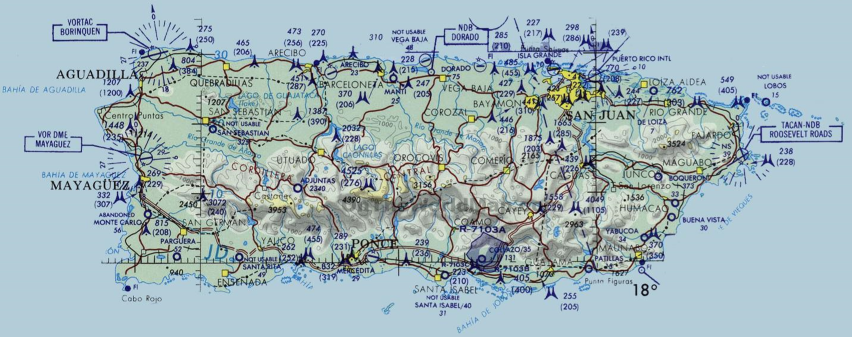
#> input picture MCM2019/pic.png, 1703 x 674 px (shown at 1/2 size)
$ python grid_roadfill.py
#> lines starting #> are read from the running program, lines starting #| are printed output that depends on the picture; after the words box and inside, x2 and y2 are one past the last pixel; in counts of white or black regions, pixels touching at a corner belong together
### MCM2019/grid.py
import cv2
import numpy as np
import math
img = cv2.imread('pic.png', cv2.IMREAD_COLOR)
#> img is the input picture: shape (674, 1703, 3); mean B, G, R 187.5, 181.7, 161.8
hsv = cv2.cvtColor(img, cv2.COLOR_BGR2HSV)
#> hsv: shape (674, 1703, 3); mean H, S, V 88, 46.9, 192.5

xcenter,ycenter=(525,401)
dx,dy=(70,66)
xrange=(-6,1)
yrange=(-3,17)

scale=1
dx=math.floor(dx/scale)
dy=math.floor(dy/scale)
xrange=tuple([xr*scale for xr in xrange])
yrange=tuple([yr*scale for yr in yrange])

#画中心
img[xcenter,ycenter,:]=[0,0,255]
#> img: shape (674, 1703, 3); under 0.01% of pixels changed, all inside (x1, y1, x2, y2) = (401, 525, 402, 526)
img[xcenter,:,:]=[0,0,255]
img[:,ycenter,:]=[0,0,255]

#画x方向网格
img[xcenter+dx*xrange[0]:xcenter:dx,:,:]=[0,0,255]
img[xcenter:xcenter+dx*xrange[1]+dx:dx,:,:]=[0,0,255]

#画y方向网格
img[:,ycenter+dy*yrange[0]:ycenter:dy,:]=[0,0,255]
img[:,ycenter:ycenter+dy*yrange[1]+dy:dy,:]=[0,0,255]
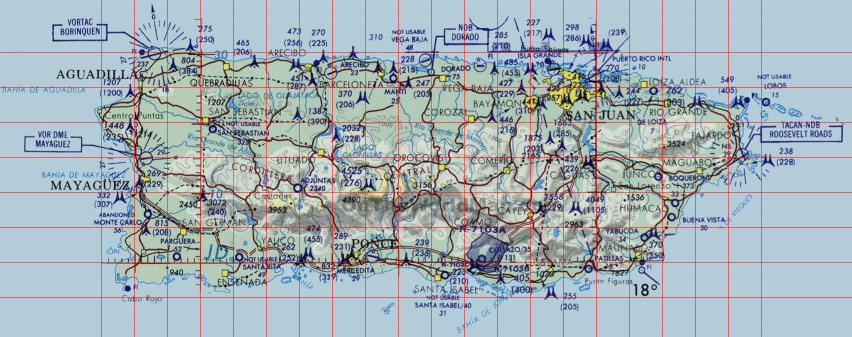
#> img: shape (674, 1703, 3) (shown at 1/2 size); mean B, G, R 183.2, 177.5, 164.2

#cv2.imshow('hhh',img)
cv2.imwrite('grid.png',img)

### MCM2019/grid_roadfill.py
import cv2
import numpy as np
from grid import xcenter,ycenter,dx,dy,xrange,yrange,img

img=img[xcenter+dx*xrange[0]:xcenter+dx*xrange[1],
        ycenter+dy*yrange[0]:ycenter+dy*yrange[1]]
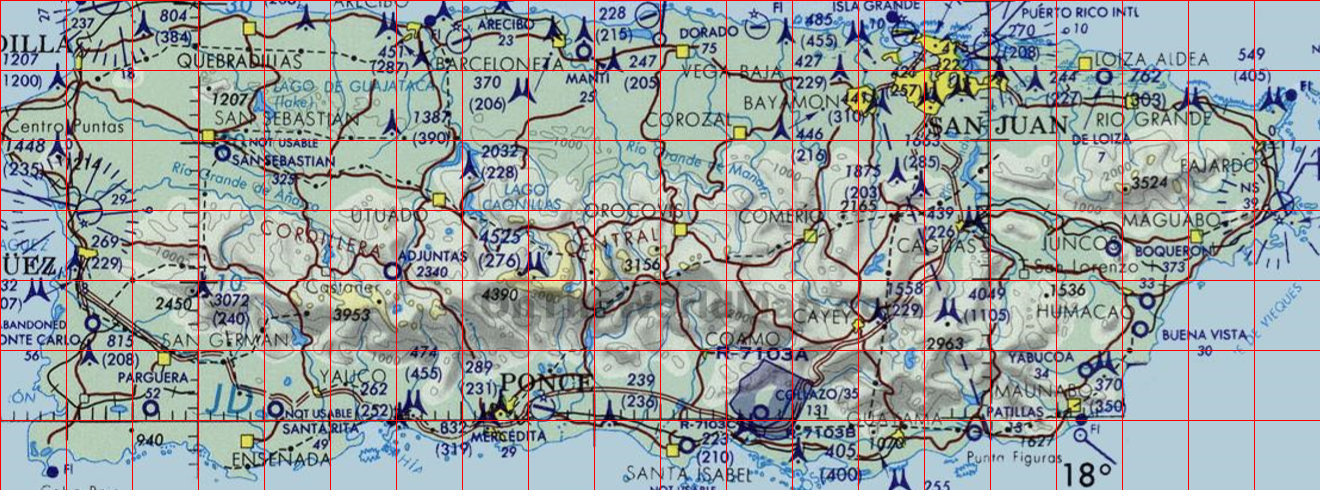
#> img: shape (490, 1320, 3); mean B, G, R 163.8, 164.3, 155.6
hsv = cv2.cvtColor(img, cv2.COLOR_BGR2HSV)
#> hsv: shape (490, 1320, 3); mean H, S, V 76, 52.4, 179.9

Lower = np.array([0, 30, 30])#要识别颜色的下限
Upper = np.array([20, 200, 200])#要识别的颜色的上限
mask = cv2.inRange(hsv, Lower, Upper)
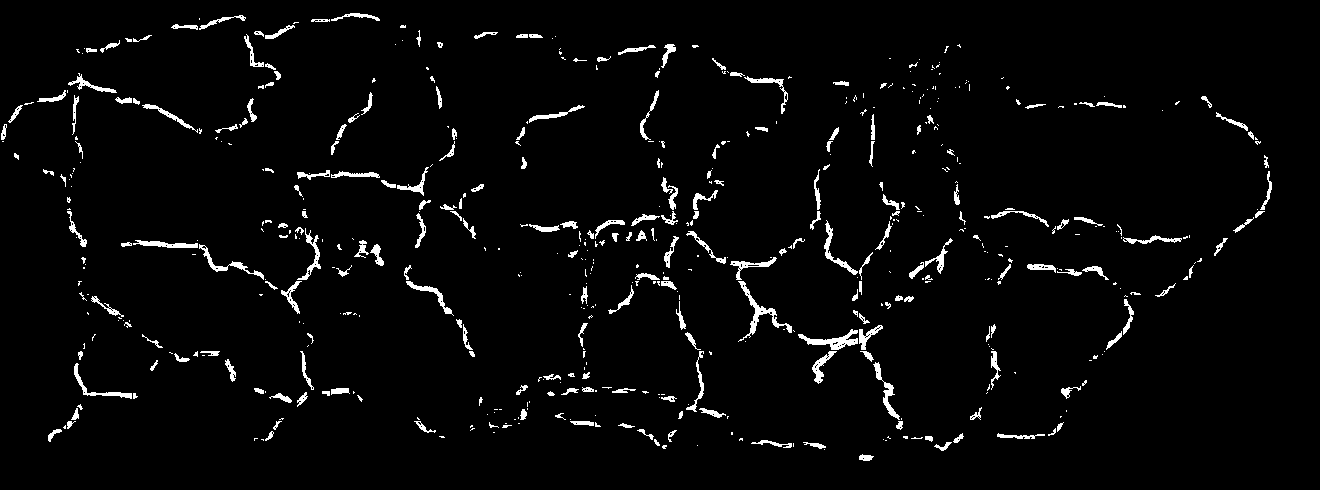
#> mask: shape (490, 1320); 3.2% white; 561 white regions (324 under 20 px), largest, box (x1, y1, x2, y2) and area: (738, 281, 792, 342) 512, (798, 329, 858, 350) 459, (873, 362, 900, 420) 331
Lower[0] = 160
Upper[0] = 180
mask += cv2.inRange(hsv, Lower, Upper)
Lower = np.array([20, 100, 100])#要识别颜色的下限
Upper = np.array([40, 255, 255])#要识别的颜色的上限
mask += cv2.inRange(hsv, Lower, Upper)
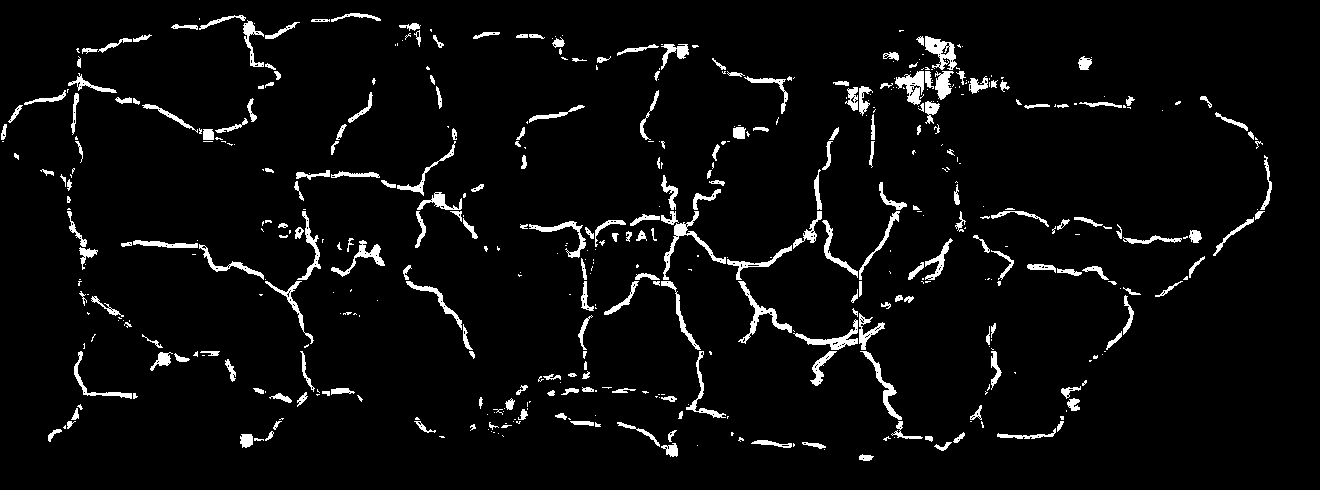
#> mask: shape (490, 1320); min 0, max 255, mean 11.6

print(mask.shape)
#| (490, 1320)
#测试
#cv2.imshow('hhh',mask)

nx=xrange[1]-xrange[0]
ny=yrange[1]-yrange[0]
roads=np.zeros([nx,ny])
for i in range(dx):
    for j in range(dy):
        roads+=mask[i::dx,j::dy]
roads/=dx*dy*255

kernel=np.ones([3,3])
roads=cv2.filter2D(roads,-1,kernel)
roads/=9

def roadfill(how_much):
    top_thr=np.sort(roads.reshape(-1))[::-1][how_much]
    print(roads.shape)
    top_locs=np.argwhere(roads>top_thr)
    print(top_locs)

    for top_loc in top_locs:
        print((top_loc[0]*dx,top_loc[1]*dy),(top_loc[0]*dx+dx,top_loc[1]*dy+dy))
        cv2.rectangle(img,
                      (top_loc[1]*dy,top_loc[0]*dx),
                      (top_loc[1]*dy+dy,top_loc[0]*dx+dx),
                      (0, 255, 0),
                      -1)
    print(img.shape)
    cv2.imwrite('roadfill'+str(how_much)+'.png',img)
